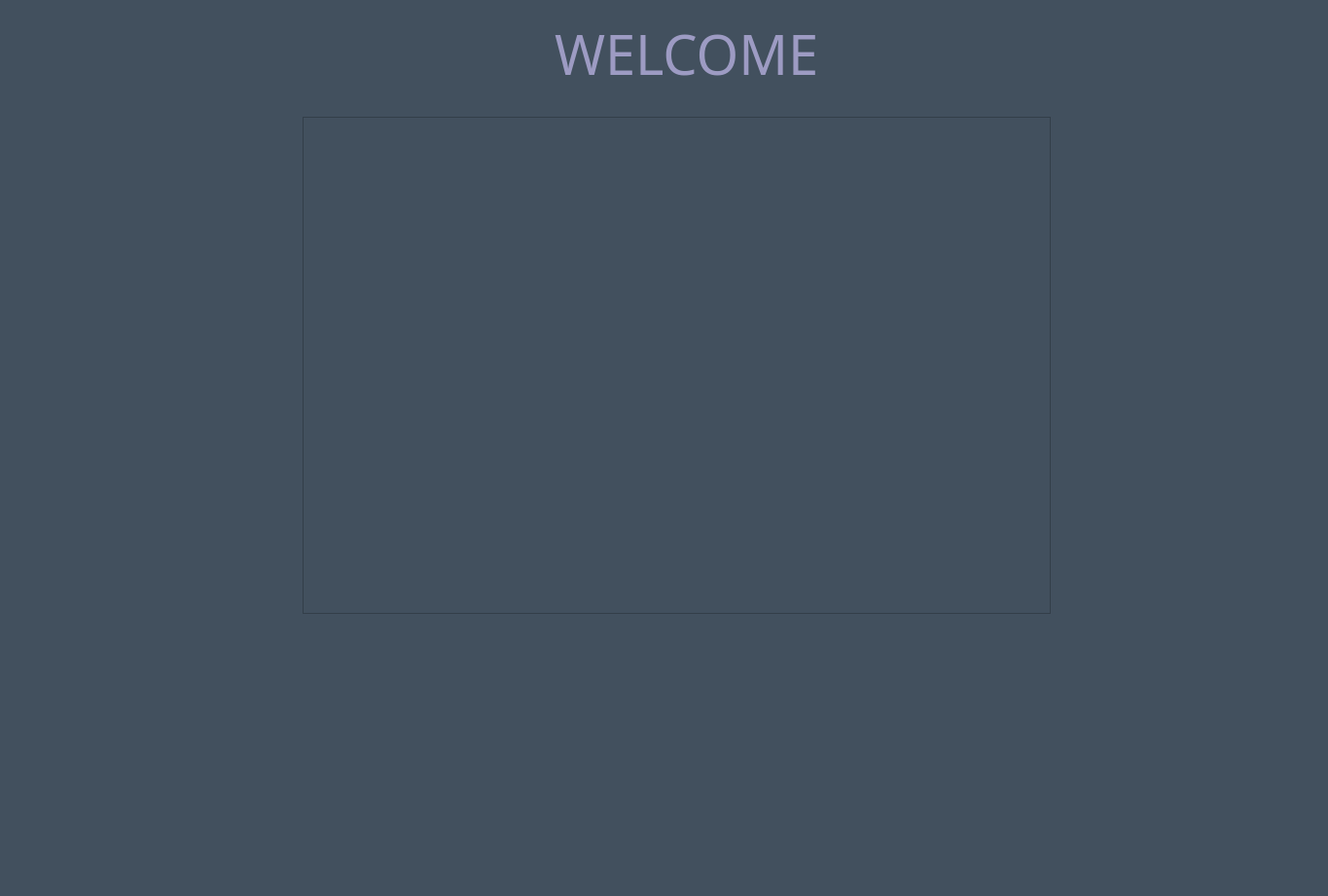
<?xml version="1.0" encoding="UTF-8"?>
<ui version="4.0">
 <class>Dialog</class>
 <widget class="QDialog" name="Dialog">
  <property name="geometry">
   <rect>
    <x>0</x>
    <y>0</y>
    <width>1365</width>
    <height>921</height>
   </rect>
  </property>
  <property name="windowTitle">
   <string>Dialog</string>
  </property>
  <property name="styleSheet">
   <string notr="true">background-color: #42505E;</string>
  </property>
  <widget class="QLabel" name="label">
   <property name="geometry">
    <rect>
     <x>570</x>
     <y>20</y>
     <width>274</width>
     <height>71</height>
    </rect>
   </property>
   <property name="font">
    <font>
     <family>Microsoft JhengHei UI Light</family>
     <pointsize>42</pointsize>
     <weight>50</weight>
     <italic>false</italic>
     <bold>false</bold>
    </font>
   </property>
   <property name="styleSheet">
    <string notr="true">color:#9D9BC3;
font:42pt &quot;Microsoft JhengHei UI Light&quot;;
</string>
   </property>
   <property name="text">
    <string>WELCOME</string>
   </property>
  </widget>
  <widget class="QWidget" name="gridLayoutWidget">
   <property name="geometry">
    <rect>
     <x>310</x>
     <y>120</y>
     <width>771</width>
     <height>511</height>
    </rect>
   </property>
   <layout class="QGridLayout" name="gridLayout">
    <item row="0" column="0">
     <widget class="QListWidget" name="listWidget">
      <property name="maximumSize">
       <size>
        <width>769</width>
        <height>16777215</height>
       </size>
      </property>
      <property name="font">
       <font>
        <pointsize>20</pointsize>
       </font>
      </property>
      <property name="flow">
       <enum>QListView::LeftToRight</enum>
      </property>
      <property name="isWrapping" stdset="0">
       <bool>true</bool>
      </property>
      <property name="currentRow">
       <number>-1</number>
      </property>
     </widget>
    </item>
   </layout>
  </widget>
 </widget>
 <resources/>
 <connections/>
</ui>
